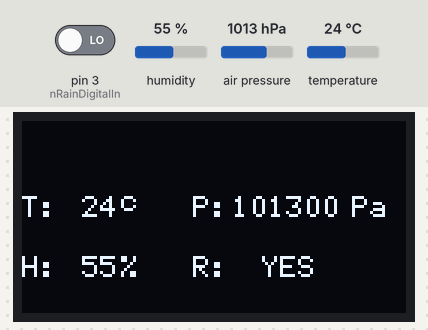
Recording of a sketch running on a simulated Arduino Uno, built with avr-gcc and run on an emulated ATmega328P. Parts: 128×64 one-colour display. The inputs (shaded band) are chosen by the test bench; at power-on: pin 3 (nRainDigitalIn) LOW, humidity 55 %, air pressure 1013 hPa, temperature 24 °C. The modem accepts every AT command (registered, SIM ready, sends succeed) and sends nothing else; what the sketch prints to the serial monitor is not drawn.

Above: at 10.3 s.
10.4 s: pin 3 (nRainDigitalIn) driven HIGH
At 12.5 s:
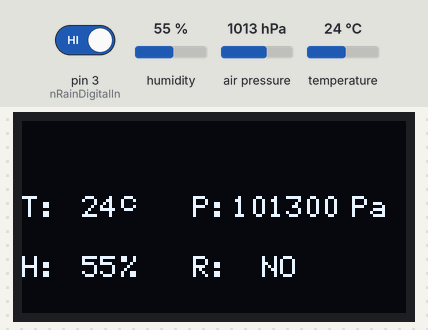
13.0 s: humidity set to 22 %
At 16.2 s:
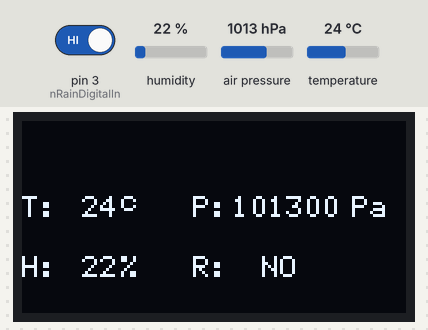
16.5 s: air pressure set to 952 hPa
At 17.6 s:
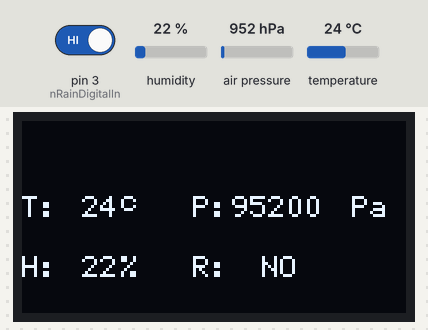
18.7 s: temperature set to 12 °C
At 20.2 s:
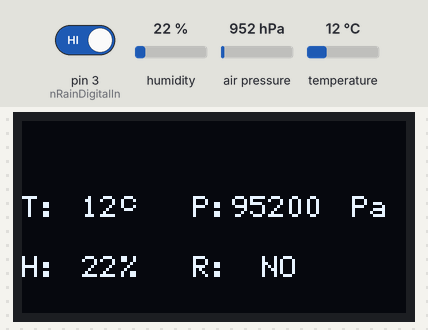
21.0 s: air pressure set to 975 hPa
At 25.4 s:
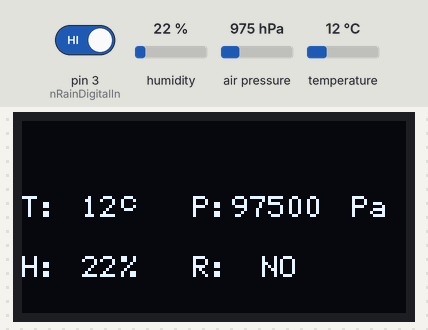
26.1 s: pin 3 (nRainDigitalIn) driven LOW
At 27.9 s:
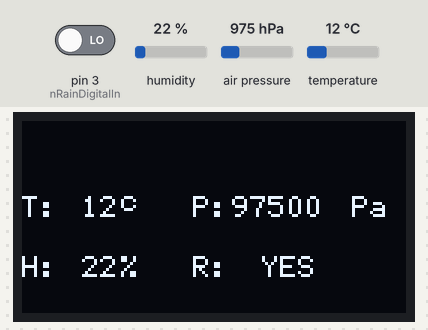
Timing chart, 0 to 29.4 s (numbered marks = the images above; inputs shaded):
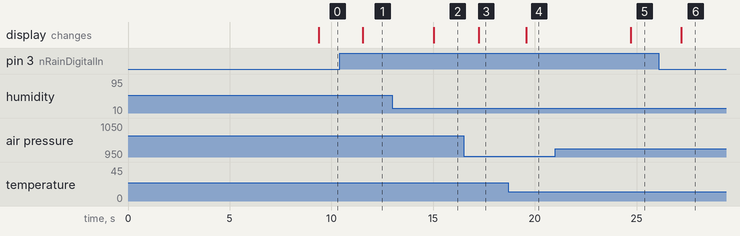

Measured:
- after the input at 10.4 s, the display: changes after 1.1 s (image 1)
- after the input at 13.0 s, the display: changes after 2.0 s (image 2)
- after the input at 16.5 s, the display: changes after 0.75 s (image 3)
- after the input at 18.7 s, the display: changes after 0.88 s (image 4)
- after the input at 21.0 s, the display: changes after 3.7 s (image 5)
- after the input at 26.1 s, the display: changes after 1.1 s (image 6)

The sketch:

weather_station.ino
```cpp
//created by srtulon

#include <SoftwareSerial.h>
#include <String.h>

SoftwareSerial mySerial(6,7); // RX, TX

#include "U8glib.h"
#include <Wire.h>
#include <Adafruit_BMP085.h>
#include <Adafruit_Sensor.h>
#include <DHT.h>
#include <DHT_U.h>

#define DHTPIN  2        // Pin which is connected to the DHT sensor.

#define nRainDigitalIn  3   // Pin which is connected to the Rain sensor.

#define gmsPower 5    // Pin which is used to turn on SIM900

boolean bIsRaining = false;
String strRaining;
int rain=0;
String pre;
U8GLIB_SH1106_128X64 u8g(13, 11, 10, 9, 8);  // D0=13, D1=11, CS=10, DC=9, Reset=8

Adafruit_BMP085 bmp;

float temp=0.0;
float humidity=0.0;

// Uncomment the type of sensor in use:
//#define DHTTYPE           DHT11     // DHT 11
#define DHTTYPE           DHT22     // DHT 22 (AM2302)
//#define DHTTYPE           DHT21     // DHT 21 (AM2301)


DHT_Unified dht(DHTPIN, DHTTYPE);

uint32_t delayMS;


void setup()
{
  mySerial.begin(9600);               // the GPRS baud rate
  Serial.begin(9600);    // the GPRS baud rate
   dht.begin();
   pinMode(nRainDigitalIn,INPUT);
   pinMode(gmsPower, OUTPUT);
   digitalWrite(gmsPower,HIGH);
   sensor_t sensor;
  if (!bmp.begin()) {
  Serial.println("Could not find a valid BMP085 sensor, check wiring!");
  }
    mySerial.println(F("AT"));
  delay(1000);

  mySerial.println(F("AT+CPIN?"));
  delay(1000);

  mySerial.println(F("AT+CREG?"));
  delay(1000);

  mySerial.println(F("AT+CGATT?"));
  delay(1000);

  mySerial.println(F("AT+CIPSHUT"));
  delay(1000);

  mySerial.println(F("AT+CIPSTATUS"));
  delay(2000);

  mySerial.println(F("AT+CIPMUX=0"));
  delay(2000);

  ShowSerialData();
}

void loop()
{
  digitalWrite(gmsPower,HIGH);
  sensors_event_t event;
  dht.temperature().getEvent(&event);
  temp=event.temperature;
  dht.humidity().getEvent(&event);
  humidity=event.relative_humidity;
  u8g.firstPage();
  Serial.println(String(temp)+"*C\t"+String(humidity)+"%");
      delay(2);
      Send2Pachube();

  if (mySerial.available())
    Serial.write(mySerial.read());
}
void Send2Pachube()
{


  mySerial.println(F("AT+CSTT=\"internet\""));// setting the APN , replace internet with proper APN
  updatedisplay();
  delay(700);

  ShowSerialData();

  mySerial.println(F("AT+CIICR"));//bring up wireless connection
  updatedisplay();
  delay(1000);

  ShowSerialData();

  mySerial.println(F("AT+CIFSR"));//get local IP adress
  updatedisplay();
  delay(1000);

  ShowSerialData();

  mySerial.println(F("AT+CIPSPRT=0"));
  updatedisplay();
  delay(2000);

  ShowSerialData();

  mySerial.println(F("AT+CIPSTART=\"TCP\",\"api.thingspeak.com\",\"80\""));//start up the connection
  updatedisplay();
  delay(2000);

  ShowSerialData();

  mySerial.println(F("AT+CIPSEND"));//begin send data to remote server
  updatedisplay();
  delay(2000);
  ShowSerialData();

  String str="GET http://api.thingspeak.com/update?api_key=xxxxxxxxxxxxx&field1=" + String(temp)+"&field2="+String(humidity)+"&field3="+String(pre)+"&field4="+String(rain);  // replace xxxxxxxxxxxxx with API


  mySerial.println(str);//begin send data to remote server
  updatedisplay();
  delay(1000);
  ShowSerialData();


  mySerial.println((char)26);//sending
  updatedisplay();
  delay(3700);     //waitting for reply
  mySerial.println();

  ShowSerialData();

  mySerial.println(F("AT+CIPSHUT"));//close the connection
  updatedisplay();
  delay(100);
  ShowSerialData();
}
void ShowSerialData()
{
  while(mySerial.available()!=0)
    Serial.write(mySerial.read());
}

void draw(void) {

   u8g.setFont(u8g_font_6x12); // select font
  u8g.drawStr(0, 32, "T: ");  // put string of display at position X, Y
  u8g.drawStr(0, 52, "H: ");
  u8g.drawStr(57, 32, "P: ");
  u8g.drawStr(57, 52, "R: ");
  u8g.setPrintPos(20, 32);  // set position
  u8g.print(temp, 0);  // display temperature from DHT22
  u8g.drawStr(33, 30, "c ");
  u8g.setPrintPos(20, 52);
  u8g.print(humidity, 0);  // display humidity from DHT22
  u8g.drawStr(33, 52, "% ");
  u8g.drawStr(110, 32, "Pa");
  u8g.setPrintPos(70, 32);
  pre=String(bmp.readPressure());
  u8g.print(pre);  // display air pressure from BMP180
  u8g.setPrintPos(80, 52);
  u8g.print(strRaining); // display rain status
}

void updatedisplay(){
  sensors_event_t event;
  dht.temperature().getEvent(&event);
  temp=event.temperature;
  dht.humidity().getEvent(&event);
  humidity=event.relative_humidity;
  bIsRaining = !(digitalRead(nRainDigitalIn));
  if(bIsRaining){
    strRaining = "YES";
    rain=1;
  }
  else{
    strRaining = "NO";
    rain=0;
  }
  u8g.firstPage();

      delay(2);
      u8g.firstPage();
  do {
    draw();
  } while( u8g.nextPage() );

}
```
